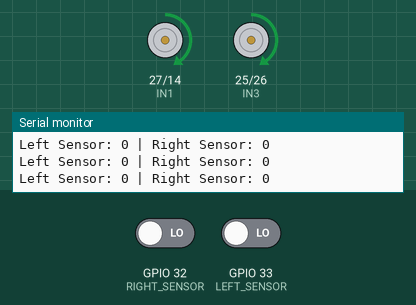
Bench run of a sketch on a simulated ESP32. On the bench: motor-driver pin pairs drawn as motors (green arrow = first pin HIGH = forward, orange = second pin HIGH = backward, longer = more drive, scaled by the enable pin), the last lines printed to the serial monitor. Inputs (shaded band) come from the test bench; at power-on: GPIO 32 (RIGHT_SENSOR) LOW, GPIO 33 (LEFT_SENSOR) LOW.

Above: at 1.2 s.
1.3 s: GPIO 32 (RIGHT_SENSOR) driven HIGH
At 2.2 s:
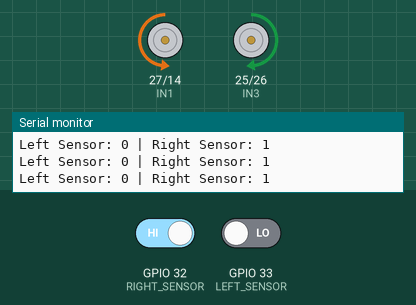
2.8 s: GPIO 33 (LEFT_SENSOR) driven HIGH
At 3.6 s:
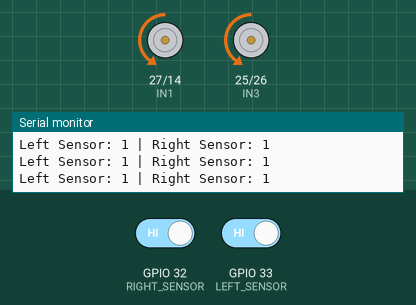
4.3 s: GPIO 32 (RIGHT_SENSOR) driven LOW
At 5.1 s:
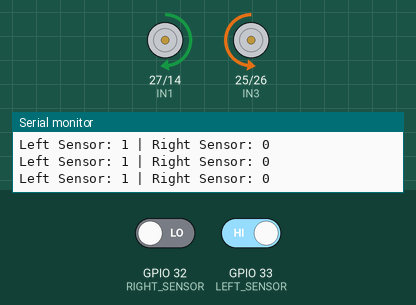
5.8 s: GPIO 33 (LEFT_SENSOR) driven LOW
At 6.5 s:
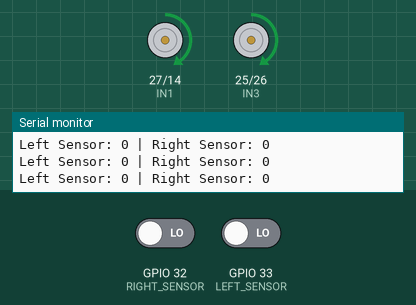
Timing chart, 0 to 8.3 s (numbered marks = the images above; inputs shaded):
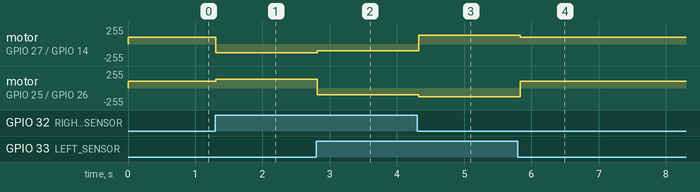

The sketch:

LineFollowerRobot.ino
```cpp
#define LEFT_SENSOR  33
#define RIGHT_SENSOR 32

#define IN1  27
#define IN2  14
#define IN3  25
#define IN4  26

#define ENA  5
#define ENB  18

#define SPEED  100
#define TURN_SPEED 130
#define BACKWARD_SPEED 100

void setup() {
    pinMode(LEFT_SENSOR, INPUT);
    pinMode(RIGHT_SENSOR, INPUT);

    pinMode(IN1, OUTPUT);
    pinMode(IN2, OUTPUT);
    pinMode(IN3, OUTPUT);
    pinMode(IN4, OUTPUT);
    pinMode(ENA, OUTPUT);
    pinMode(ENB, OUTPUT);

    Serial.begin(115200);
}

void loop() {
    int leftSensor = digitalRead(LEFT_SENSOR);
    int rightSensor = digitalRead(RIGHT_SENSOR);

    Serial.print("Left Sensor: "); Serial.print(leftSensor);
    Serial.print(" | Right Sensor: "); Serial.println(rightSensor);

    if (leftSensor == HIGH && rightSensor == LOW) {
        turnRight();
    }
    else if (leftSensor == LOW && rightSensor == HIGH) {
        turnLeft();
    }
    else if (leftSensor == LOW && rightSensor == LOW) {
        moveForward();
    }
    else if (leftSensor == HIGH && rightSensor == HIGH) {
        moveBackward();
    }
    else {
        stopMotors();
    }

    delay(50);
}

void moveForward() {
    analogWrite(ENA, SPEED);
    analogWrite(ENB, SPEED);

    digitalWrite(IN1, HIGH);
    digitalWrite(IN2, LOW);
    digitalWrite(IN3, HIGH);
    digitalWrite(IN4, LOW);
}

void turnLeft() {
    analogWrite(ENA, TURN_SPEED);
    analogWrite(ENB, TURN_SPEED);

    digitalWrite(IN1, LOW);
    digitalWrite(IN2, HIGH);
    digitalWrite(IN3, HIGH);
    digitalWrite(IN4, LOW);
}

void turnRight() {
    analogWrite(ENA, TURN_SPEED);
    analogWrite(ENB, TURN_SPEED);

    digitalWrite(IN1, HIGH);
    digitalWrite(IN2, LOW);
    digitalWrite(IN3, LOW);
    digitalWrite(IN4, HIGH);
}

void moveBackward() {
    analogWrite(ENA, BACKWARD_SPEED);
    analogWrite(ENB, BACKWARD_SPEED);

    digitalWrite(IN1, LOW);
    digitalWrite(IN2, HIGH);
    digitalWrite(IN3, LOW);
    digitalWrite(IN4, HIGH);
}

void stopMotors() {
    analogWrite(ENA, 0);
    analogWrite(ENB, 0);

    digitalWrite(IN1, LOW);
    digitalWrite(IN2, LOW);
    digitalWrite(IN3, LOW);
    digitalWrite(IN4, LOW);
}
```

Measured:
- after the input at 1.3 s, motor on GPIO 27 (IN1) / GPIO 14 (IN2): forward 100/255 → backward 130/255 at once; motor on GPIO 25 (IN3) / GPIO 26 (IN4): forward 100/255 → forward 130/255 at once
- after the input at 2.8 s, motor on GPIO 27 (IN1) / GPIO 14 (IN2): backward 130/255 → backward 100/255 at once; motor on GPIO 25 (IN3) / GPIO 26 (IN4): forward 130/255 → backward 100/255 at once
- after the input at 4.3 s, motor on GPIO 27 (IN1) / GPIO 14 (IN2): backward 100/255 → forward 130/255 at once; motor on GPIO 25 (IN3) / GPIO 26 (IN4): backward 100/255 → backward 130/255 at once
- after the input at 5.8 s, motor on GPIO 27 (IN1) / GPIO 14 (IN2): forward 130/255 → forward 100/255 at once; motor on GPIO 25 (IN3) / GPIO 26 (IN4): backward 130/255 → forward 100/255 at once
